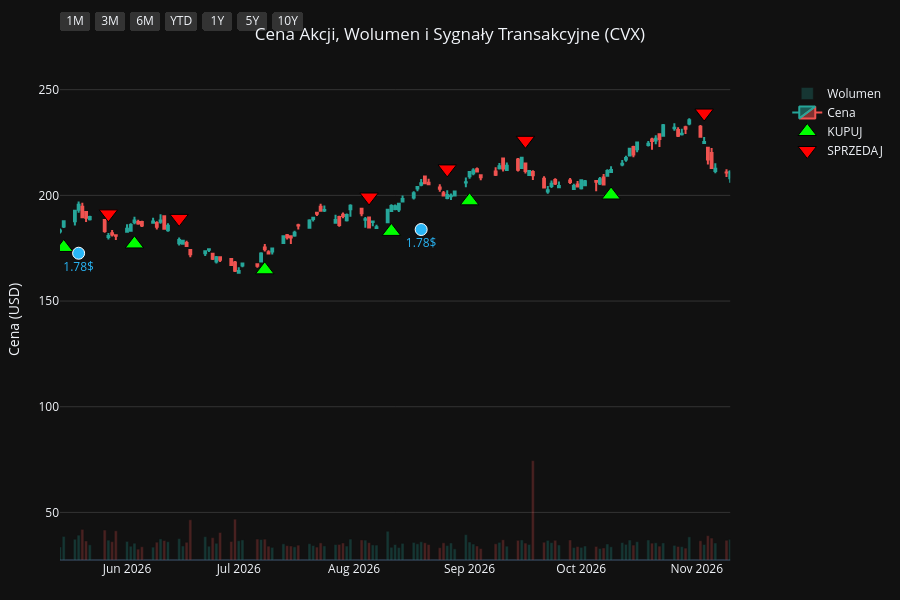
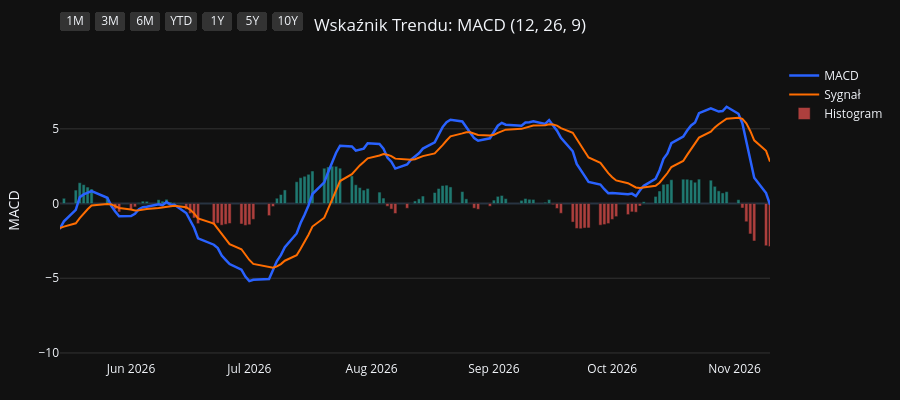
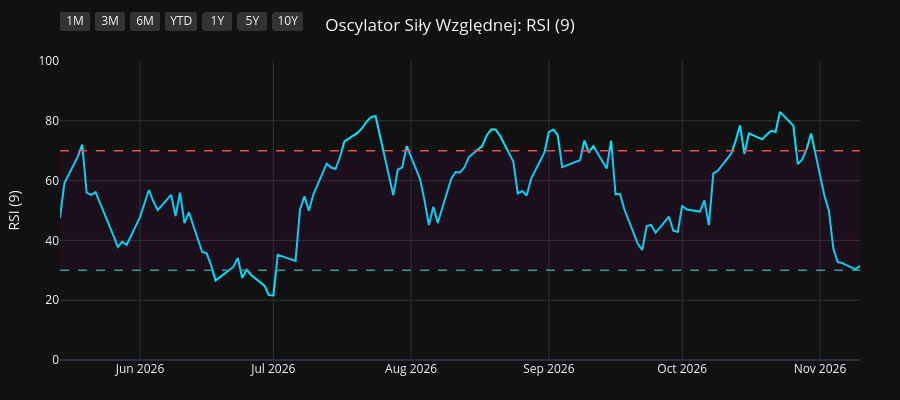
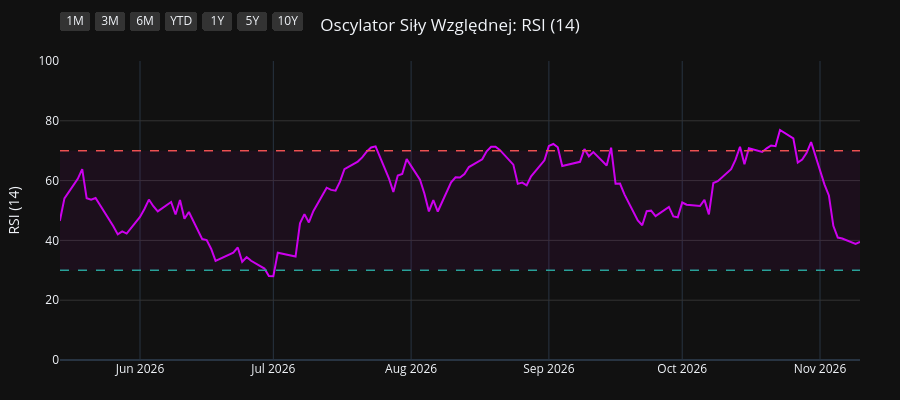

The code cell stored with these charts, in order, in its notebook:
### Code cell
import os
import yfinance as yf
import pandas as pd
import pandas_ta as ta
import plotly.graph_objects as go
from plotly.subplots import make_subplots

# 1. Pobranie i przygotowanie danych
symbol = os.environ.get("STOCK_TICKER", "").strip().upper()
if not symbol:
    raise RuntimeError("Set STOCK_TICKER before running price_extractor.ipynb")
df = yf.Ticker(symbol).history(period="10y")
df.index = df.index.tz_localize(None)

# Wskaźniki i sygnały
df.ta.macd(fast=12, slow=26, signal=9, append=True)
df.ta.rsi(length=9, append=True)
df.ta.rsi(length=14, append=True)
df.ta.rsi(length=21, append=True)
df.dropna(inplace=True)

macd = df['MACD_12_26_9']
signal = df['MACDs_12_26_9']
wczorajszy_macd = macd.shift(1)
wczorajszy_signal = signal.shift(1)

df['Decyzja'] = 'BRAK'
df.loc[(macd > signal) & (wczorajszy_macd <= wczorajszy_signal), 'Decyzja'] = 'KUPUJ'
df.loc[(macd < signal) & (wczorajszy_macd >= wczorajszy_signal), 'Decyzja'] = 'SPRZEDAJ'

df_kupuj = df[df['Decyzja'] == 'KUPUJ']
df_sprzedaj = df[df['Decyzja'] == 'SPRZEDAJ']
df_dywidendy = df[df['Dividends'] > 0]
df_splity = df[df['Stock Splits'] > 0]

# Wspólna konfiguracja osi X
konfiguracja_osi_x = dict(
    type="date",
    showspikes=True, spikemode="across", spikesnap="cursor", spikedash="dot", spikecolor="#ffffff", spikethickness=1, hoverformat="%Y-%m-%d",
    rangeselector=dict(
        buttons=list([
            dict(count=1, label="1M", step="month", stepmode="backward"),
            dict(count=3, label="3M", step="month", stepmode="backward"),
            dict(count=6, label="6M", step="month", stepmode="backward"),
            dict(count=1, label="YTD", step="year", stepmode="todate"),
            dict(count=1, label="1Y", step="year", stepmode="backward"),
            dict(count=5, label="5Y", step="year", stepmode="backward"),
            dict(step="all", label="10Y")
        ]),
        bgcolor="#333333", activecolor="#2962ff", x=0, y=1.1
    )
)

# ==========================================
# WYKRES 1: CENA + WOLUMEN + SYGNAŁY
# ==========================================
fig1 = make_subplots(specs=[[{"secondary_y": True}]])

kolory_wolumenu = ['#26a69a' if row['Close'] >= row['Open'] else '#ef5350' for index, row in df.iterrows()]
fig1.add_trace(go.Bar(x=df.index, y=df['Volume'], marker_color=kolory_wolumenu, opacity=0.25, name='Wolumen'), secondary_y=True)
fig1.add_trace(go.Candlestick(x=df.index, open=df['Open'], high=df['High'], low=df['Low'], close=df['Close'], name='Cena', increasing_line_color='#26a69a', decreasing_line_color='#ef5350'), secondary_y=False)
fig1.add_trace(go.Scatter(x=df_kupuj.index, y=df_kupuj['Low'] * 0.95, customdata=df_kupuj[['Low', 'High']], mode='markers', marker=dict(symbol='triangle-up', size=16, color='#00ff00', line=dict(width=1, color='black')), name='KUPUJ', hovertemplate='KUPUJ<br>Najniższa: %{customdata[0]:.2f}<br>Najwyższa: %{customdata[1]:.2f}<extra></extra>'), secondary_y=False)
fig1.add_trace(go.Scatter(x=df_sprzedaj.index, y=df_sprzedaj['High'] * 1.05, customdata=df_sprzedaj[['Low', 'High']], mode='markers', marker=dict(symbol='triangle-down', size=16, color='#ff0000', line=dict(width=1, color='black')), name='SPRZEDAJ', hovertemplate='SPRZEDAJ<br>Najniższa: %{customdata[0]:.2f}<br>Najwyższa: %{customdata[1]:.2f}<extra></extra>'), secondary_y=False)

if not df_dywidendy.empty:
    fig1.add_trace(go.Scatter(x=df_dywidendy.index, y=df_dywidendy['Low'] * 0.90, mode='markers+text', marker=dict(symbol='circle', size=12, color='#29b6f6', line=dict(width=1, color='white')), text=df_dywidendy['Dividends'].apply(lambda x: f"{x}$"), textposition="bottom center", name='Dywidenda', showlegend=False, hovertemplate='Dywidenda: %{text}<extra></extra>', textfont=dict(color="#29b6f6")), secondary_y=False)
if not df_splity.empty:
                    fig1.add_trace(go.Scatter(x=df_splity.index, y=df_splity['High'], mode='markers+text', marker=dict(symbol='star', size=16, color='#ffee58', line=dict(width=1, color='black')), text=df_splity['Stock Splits'].apply(lambda x: f"{x:g}:1" if x >= 1 else f"1:{1 / x:g}"), textposition="top center", name='Split', hovertemplate='%{text}<extra></extra>', textfont=dict(color="#ffee58")), secondary_y=False)

fig1.update_layout(title=dict(text=f"Cena Akcji, Wolumen i Sygnały Transakcyjne ({symbol})", x=0.5, xanchor='center'), dragmode='pan', xaxis_rangeslider_visible=False, template='plotly_dark', height=600, hovermode='x unified', margin=dict(l=60, r=40, t=60, b=40))
fig1.update_xaxes(**konfiguracja_osi_x)
fig1.update_xaxes(range=[df.index.max() - pd.Timedelta(days=180), df.index.max()])
fig1.update_yaxes(title_text="Cena (USD)", secondary_y=False, gridcolor='#333333')
fig1.update_yaxes(range=[0, df['Volume'].max() * 4], showgrid=False, showticklabels=False, secondary_y=True)
fig1.show(config={'scrollZoom': True})

# ==========================================
# WYKRES 2: WSKAŹNIK MACD
# ==========================================
fig2 = go.Figure()
fig2.add_trace(go.Scatter(x=df.index, y=df['MACD_12_26_9'], line=dict(color='#2962ff', width=2.5), name='MACD'))
fig2.add_trace(go.Scatter(x=df.index, y=df['MACDs_12_26_9'], line=dict(color='#ff6d00', width=2), name='Sygnał'))
kolory_macd = ['#26a69a' if val >= 0 else '#ef5350' for val in df['MACDh_12_26_9']]
fig2.add_trace(go.Bar(x=df.index, y=df['MACDh_12_26_9'], marker_color=kolory_macd, name='Histogram', opacity=0.7))
fig2.update_layout(title=dict(text="Wskaźnik Trendu: MACD (12, 26, 9)", x=0.5, xanchor='center'), dragmode='pan', xaxis_rangeslider_visible=False, template='plotly_dark', height=400, hovermode='x unified', margin=dict(l=60, r=40, t=60, b=40))
fig2.update_xaxes(**konfiguracja_osi_x)
fig2.update_xaxes(range=[df.index.max() - pd.Timedelta(days=180), df.index.max()])
fig2.update_yaxes(title_text="MACD", gridcolor='#333333')
fig2.show(config={'scrollZoom': True})

# ==========================================
# WYKRES 3: OSCYLATOR RSI (9)
# ==========================================
fig3 = go.Figure()
fig3.add_trace(go.Scatter(x=df.index, y=df['RSI_9'], line=dict(color='#00e5ff', width=2), name='RSI (9)'))
fig3.add_hline(y=70, line_dash="dash", line_color="#ef5350", line_width=1.5)
fig3.add_hline(y=30, line_dash="dash", line_color="#26a69a", line_width=1.5)
fig3.add_hrect(y0=30, y1=70, line_width=0, fillcolor="purple", opacity=0.1)
fig3.update_layout(title=dict(text="Oscylator Siły Względnej: RSI (9)", x=0.5, xanchor='center'), dragmode='pan', xaxis_rangeslider_visible=False, template='plotly_dark', height=400, hovermode='x unified', margin=dict(l=60, r=40, t=60, b=40))
fig3.update_xaxes(**konfiguracja_osi_x)
fig3.update_xaxes(range=[df.index.max() - pd.Timedelta(days=180), df.index.max()])
fig3.update_yaxes(title_text="RSI (9)", range=[0, 100], gridcolor='#333333')
fig3.show(config={'scrollZoom': True})

# ==========================================
# WYKRES 4: OSCYLATOR RSI (14)
# ==========================================
fig4 = go.Figure()
fig4.add_trace(go.Scatter(x=df.index, y=df['RSI_14'], line=dict(color='#d500f9', width=2), name='RSI (14)'))
fig4.add_hline(y=70, line_dash="dash", line_color="#ef5350", line_width=1.5)
fig4.add_hline(y=30, line_dash="dash", line_color="#26a69a", line_width=1.5)
fig4.add_hrect(y0=30, y1=70, line_width=0, fillcolor="purple", opacity=0.1)
fig4.update_layout(title=dict(text="Oscylator Siły Względnej: RSI (14)", x=0.5, xanchor='center'), dragmode='pan', xaxis_rangeslider_visible=False, template='plotly_dark', height=400, hovermode='x unified', margin=dict(l=60, r=40, t=60, b=40))
fig4.update_xaxes(**konfiguracja_osi_x)
fig4.update_xaxes(range=[df.index.max() - pd.Timedelta(days=180), df.index.max()])
fig4.update_yaxes(title_text="RSI (14)", range=[0, 100], gridcolor='#333333')
fig4.show(config={'scrollZoom': True})

# ==========================================
# WYKRES 5: OSCYLATOR RSI (21)
# ==========================================
fig5 = go.Figure()
fig5.add_trace(go.Scatter(x=df.index, y=df['RSI_21'], line=dict(color='#64dd17', width=2), name='RSI (21)'))
fig5.add_hline(y=70, line_dash="dash", line_color="#ef5350", line_width=1.5)
fig5.add_hline(y=30, line_dash="dash", line_color="#26a69a", line_width=1.5)
fig5.add_hrect(y0=30, y1=70, line_width=0, fillcolor="purple", opacity=0.1)
fig5.update_layout(title=dict(text="Oscylator Siły Względnej: RSI (21)", x=0.5, xanchor='center'), dragmode='pan', xaxis_rangeslider_visible=False, template='plotly_dark', height=400, hovermode='x unified', margin=dict(l=60, r=40, t=60, b=40))
fig5.update_xaxes(**konfiguracja_osi_x)
fig5.update_xaxes(range=[df.index.max() - pd.Timedelta(days=180), df.index.max()])
fig5.update_yaxes(title_text="RSI (21)", range=[0, 100], gridcolor='#333333')
fig5.show(config={'scrollZoom': True})

### Figure 1 — Plotly figure (JSON) as saved in the notebook; plotly's stock layout.template omitted (floating-point values rounded to 4 significant figures; data arrays with more than 128 entries replaced by an {"elided": "..."} marker saying what was removed)
{"data": [{"marker": {"color": {"elided": "2479 str values"}}, "name": "Wolumen", "opacity": 0.25, "type": "bar", "x": {"elided": "2479 str values"}, "xaxis": "x", "y": {"elided": "2479 int values"}, "yaxis": "y2"}, {"close": {"elided": "2479 float values"}, "decreasing": {"line": {"color": "#ef5350"}}, "high": {"elided": "2479 float values"}, "increasing": {"line": {"color": "#26a69a"}}, "low": {"elided": "2479 float values"}, "name": "Cena", "open": {"elided": "2479 float values"}, "type": "candlestick", "x": {"elided": "2479 str values"}, "xaxis": "x", "yaxis": "y"}, {"customdata": {"elided": "102x2 float values"}, "hovertemplate": "KUPUJ<br>Najniższa: %{customdata[0]:.2f}<br>Najwyższa: %{customdata[1]:.2f}<extra></extra>", "marker": {"color": "#00ff00", "line": {"color": "black", "width": 1}, "size": 16, "symbol": "triangle-up"}, "mode": "markers", "name": "KUPUJ", "type": "scatter", "x": ["2017-02-14T00:00:00", "2017-02-21T00:00:00", "2017-02-27T00:00:00", "2017-03-30T00:00:00", "2017-04-28T00:00:00", "2017-06-09T00:00:00", "2017-07-19T00:00:00", "2017-07-25T00:00:00", "2017-09-05T00:00:00", "2017-11-24T00:00:00", "2017-12-20T00:00:00", "2018-02-26T00:00:00", "2018-04-03T00:00:00", "2018-06-12T00:00:00", "2018-06-29T00:00:00", "2018-07-10T00:00:00", "2018-07-25T00:00:00", "2018-08-28T00:00:00", "2018-09-17T00:00:00", "2018-11-05T00:00:00", "2018-11-28T00:00:00", "2019-01-02T00:00:00", "2019-03-01T00:00:00", "2019-03-11T00:00:00", "2019-05-09T00:00:00", "2019-06-06T00:00:00", "2019-07-11T00:00:00", "2019-08-29T00:00:00", "2019-10-16T00:00:00", "2019-12-13T00:00:00", "2020-02-11T00:00:00", "2020-03-26T00:00:00", "2020-06-03T00:00:00", "2020-07-15T00:00:00", "2020-08-10T00:00:00", "2020-10-06T00:00:00", "2020-11-02T00:00:00", "2021-01-07T00:00:00", "2021-02-10T00:00:00", "2021-04-28T00:00:00", "2021-06-02T00:00:00", "2021-07-28T00:00:00", "2021-08-27T00:00:00", "2021-09-02T00:00:00", "2021-09-13T00:00:00", "2021-09-22T00:00:00", "2021-12-08T00:00:00", "2021-12-28T00:00:00", "2022-02-28T00:00:00", "2022-04-18T00:00:00", "2022-05-06T00:00:00", "2022-05-13T00:00:00", "2022-07-18T00:00:00", "2022-10-04T00:00:00", "2022-11-15T00:00:00", "2022-12-23T00:00:00", "2023-03-03T00:00:00", "2023-03-14T00:00:00", "2023-03-24T00:00:00", "2023-05-24T00:00:00", "2023-06-02T00:00:00", "2023-06-29T00:00:00", "2023-07-21T00:00:00", "2023-08-11T00:00:00", "2023-09-01T00:00:00", "2023-09-27T00:00:00", "2023-10-18T00:00:00", "2023-11-15T00:00:00", "2024-01-26T00:00:00", "2024-03-14T00:00:00", "2024-04-24T00:00:00", "2024-05-10T00:00:00", "2024-06-24T00:00:00", "2024-07-12T00:00:00", "2024-07-26T00:00:00", "2024-07-30T00:00:00", "2024-08-19T00:00:00", "2024-09-17T00:00:00", "2024-10-17T00:00:00", "2024-11-04T00:00:00", "2025-01-03T00:00:00", "2025-02-11T00:00:00", "2025-03-17T00:00:00", "2025-04-25T00:00:00", "2025-07-03T00:00:00", "2025-07-24T00:00:00", "2025-08-15T00:00:00", "2025-08-22T00:00:00", "2025-09-26T00:00:00", "2025-10-21T00:00:00", "2025-11-07T00:00:00", "2025-12-04T00:00:00", "2025-12-11T00:00:00", "2025-12-23T00:00:00", "2026-03-12T00:00:00", "2026-04-29T00:00:00", "2026-05-15T00:00:00", "2026-06-03T00:00:00", "2026-07-08T00:00:00", "2026-08-11T00:00:00", "2026-09-01T00:00:00", "2026-10-09T00:00:00"], "xaxis": "x", "y": [71.02, 70.27, 70.12, 68.11, 67.34, 66.76, 66.43, 66.95, 70.47, 76.11, 78.29, 74.58, 74.07, 84.21, 83.82, 84.49, 82.17, 80.59, 78.93, 78.47, 77.74, 72.78, 82.49, 84.26, 82.27, 81.87, 86.37, 81.64, 80.59, 83.38, 77.83, 48.57, 69.51, 64.04, 63.59, 53.21, 51.11, 66.74, 67.7, 78.34, 81.47, 76.92, 76.23, 75.06, 75.46, 74.82, 92.53, 92.83, 110.2, 136.6, 131.5, 131.0, 111.4, 124.2, 149.8, 141.5, 131.9, 129.8, 124.8, 129.7, 127.5, 128.2, 130.4, 133.0, 136.3, 141.5, 140.4, 121.0, 124.5, 130.8, 138.2, 141.3, 135.0, 133.6, 135.8, 135.3, 127.6, 123.9, 130.2, 133.4, 130.1, 137.9, 140.0, 122.6, 133.2, 137.6, 140.4, 142.0, 145.8, 140.0, 140.2, 139.8, 138.7, 138.5, 179.0, 176.8, 175.4, 177.0, 164.8, 182.9, 197.4, 200.2], "yaxis": "y"}, {"customdata": {"elided": "102x2 float values"}, "hovertemplate": "SPRZEDAJ<br>Najniższa: %{customdata[0]:.2f}<br>Najwyższa: %{customdata[1]:.2f}<extra></extra>", "marker": {"color": "#ff0000", "line": {"color": "black", "width": 1}, "size": 16, "symbol": "triangle-down"}, "mode": "markers", "name": "SPRZEDAJ", "type": "scatter", "x": ["2017-02-17T00:00:00", "2017-02-22T00:00:00", "2017-03-09T00:00:00", "2017-04-17T00:00:00", "2017-05-30T00:00:00", "2017-06-22T00:00:00", "2017-07-24T00:00:00", "2017-08-15T00:00:00", "2017-10-03T00:00:00", "2017-12-18T00:00:00", "2018-01-23T00:00:00", "2018-04-02T00:00:00", "2018-05-18T00:00:00", "2018-06-15T00:00:00", "2018-07-02T00:00:00", "2018-07-12T00:00:00", "2018-08-09T00:00:00", "2018-09-06T00:00:00", "2018-10-11T00:00:00", "2018-11-27T00:00:00", "2018-12-07T00:00:00", "2019-02-28T00:00:00", "2019-03-08T00:00:00", "2019-03-20T00:00:00", "2019-05-28T00:00:00", "2019-07-03T00:00:00", "2019-07-17T00:00:00", "2019-09-27T00:00:00", "2019-11-19T00:00:00", "2020-01-08T00:00:00", "2020-02-25T00:00:00", "2020-05-13T00:00:00", "2020-06-11T00:00:00", "2020-07-31T00:00:00", "2020-08-20T00:00:00", "2020-10-28T00:00:00", "2020-12-07T00:00:00", "2021-01-25T00:00:00", "2021-03-17T00:00:00", "2021-05-19T00:00:00", "2021-06-18T00:00:00", "2021-08-18T00:00:00", "2021-09-01T00:00:00", "2021-09-09T00:00:00", "2021-09-21T00:00:00", "2021-11-02T00:00:00", "2021-12-14T00:00:00", "2022-02-14T00:00:00", "2022-03-17T00:00:00", "2022-04-19T00:00:00", "2022-05-09T00:00:00", "2022-06-10T00:00:00", "2022-08-31T00:00:00", "2022-11-10T00:00:00", "2022-11-16T00:00:00", "2023-01-30T00:00:00", "2023-03-13T00:00:00", "2023-03-15T00:00:00", "2023-04-25T00:00:00", "2023-05-31T00:00:00", "2023-06-22T00:00:00", "2023-07-17T00:00:00", "2023-08-08T00:00:00", "2023-08-16T00:00:00", "2023-09-21T00:00:00", "2023-10-02T00:00:00", "2023-10-23T00:00:00", "2024-01-09T00:00:00", "2024-02-28T00:00:00", "2024-04-15T00:00:00", "2024-05-01T00:00:00", "2024-05-14T00:00:00", "2024-07-09T00:00:00", "2024-07-24T00:00:00", "2024-07-29T00:00:00", "2024-08-01T00:00:00", "2024-09-05T00:00:00", "2024-10-16T00:00:00", "2024-10-22T00:00:00", "2024-12-03T00:00:00", "2025-01-31T00:00:00", "2025-03-03T00:00:00", "2025-04-03T00:00:00", "2025-06-26T00:00:00", "2025-07-17T00:00:00", "2025-07-31T00:00:00", "2025-08-18T00:00:00", "2025-09-05T00:00:00", "2025-09-29T00:00:00", "2025-11-05T00:00:00", "2025-11-20T00:00:00", "2025-12-05T00:00:00", "2025-12-12T00:00:00", "2026-02-20T00:00:00", "2026-04-01T00:00:00", "2026-05-07T00:00:00", "2026-05-27T00:00:00", "2026-06-15T00:00:00", "2026-08-05T00:00:00", "2026-08-26T00:00:00", "2026-09-16T00:00:00", "2026-11-03T00:00:00"], "xaxis": "x", "y": [77.65, 78.5, 77.37, 74.77, 74.28, 74.58, 73.47, 77.25, 84.73, 87.72, 95.87, 83.55, 95.16, 93.66, 92.31, 92.06, 91.63, 88.15, 91.07, 86.87, 89.91, 91.16, 92.5, 95.85, 91.41, 94.52, 95.98, 93.07, 92.86, 93.08, 82.97, 71.17, 75.58, 67.48, 70.72, 55.41, 76.3, 75.18, 90.93, 88.42, 90.1, 85.43, 83.41, 83.88, 82.4, 98.12, 101.6, 120.0, 141.4, 152.6, 147.3, 158.1, 144.2, 162.9, 167.8, 160.6, 146.2, 143.5, 154.8, 139.8, 140.9, 141.4, 146.6, 148.5, 155.5, 156.1, 152.3, 140.3, 145.6, 151.8, 152.8, 156.3, 147.9, 148.8, 151.2, 152.4, 138.4, 144.0, 146.6, 159.3, 150.7, 158.0, 159.3, 144.9, 151.7, 153.8, 156.3, 158.3, 160.8, 156.0, 156.3, 155.9, 154.8, 190.7, 211.2, 189.2, 191.2, 189.1, 199.2, 212.5, 226.0, 238.9], "yaxis": "y"}, {"hovertemplate": "Dywidenda: %{text}<extra></extra>", "marker": {"color": "#29b6f6", "line": {"color": "white", "width": 1}, "size": 12, "symbol": "circle"}, "mode": "markers+text", "name": "Dywidenda", "showlegend": false, "text": ["1.08$", "1.08$", "1.08$", "1.08$", "1.12$", "1.12$", "1.12$", "1.12$", "1.19$", "1.19$", "1.19$", "1.19$", "1.29$", "1.29$", "1.29$", "1.29$", "1.29$", "1.34$", "1.34$", "1.34$", "1.42$", "1.42$", "1.42$", "1.42$", "1.51$", "1.51$", "1.51$", "1.51$", "1.63$", "1.63$", "1.63$", "1.63$", "1.71$", "1.71$", "1.71$", "1.71$", "1.78$", "1.78$", "1.78$"], "textfont": {"color": "#29b6f6"}, "textposition": "bottom center", "type": "scatter", "x": ["2017-02-14T00:00:00", "2017-05-17T00:00:00", "2017-08-16T00:00:00", "2017-11-16T00:00:00", "2018-02-15T00:00:00", "2018-05-17T00:00:00", "2018-08-16T00:00:00", "2018-11-15T00:00:00", "2019-02-14T00:00:00", "2019-05-16T00:00:00", "2019-08-16T00:00:00", "2019-11-15T00:00:00", "2020-02-14T00:00:00", "2020-05-18T00:00:00", "2020-08-18T00:00:00", "2020-11-17T00:00:00", "2021-02-16T00:00:00", "2021-05-18T00:00:00", "2021-08-18T00:00:00", "2021-11-17T00:00:00", "2022-02-15T00:00:00", "2022-05-18T00:00:00", "2022-08-18T00:00:00", "2022-11-17T00:00:00", "2023-02-15T00:00:00", "2023-05-18T00:00:00", "2023-08-17T00:00:00", "2023-11-16T00:00:00", "2024-02-15T00:00:00", "2024-05-16T00:00:00", "2024-08-19T00:00:00", "2024-11-18T00:00:00", "2025-02-14T00:00:00", "2025-05-19T00:00:00", "2025-08-19T00:00:00", "2025-11-18T00:00:00", "2026-02-17T00:00:00", "2026-05-19T00:00:00", "2026-08-19T00:00:00"], "xaxis": "x", "y": [67.28, 63.61, 65.52, 70.9, 69.39, 81.08, 74.71, 72.57, 76.51, 79.15, 76.53, 80.47, 74.27, 62.9, 60.92, 60.05, 66.49, 77.01, 71.11, 85.43, 99.51, 125.8, 120.3, 139.1, 130.4, 119.2, 126.2, 112.9, 121.4, 131.5, 120.8, 133.1, 131.0, 117.4, 131.5, 132.9, 158.0, 172.6, 183.8], "yaxis": "y"}], "layout": {"dragmode": "pan", "height": 600, "hovermode": "x unified", "margin": {"b": 40, "l": 60, "r": 40, "t": 60}, "title": {"text": "Cena Akcji, Wolumen i Sygnały Transakcyjne (CVX)", "x": 0.5, "xanchor": "center"}, "xaxis": {"anchor": "y", "domain": [0.0, 0.94], "hoverformat": "%Y-%m-%d", "range": ["2026-05-14T00:00:00", "2026-11-10T00:00:00"], "rangeselector": {"activecolor": "#2962ff", "bgcolor": "#333333", "buttons": [{"count": 1, "label": "1M", "step": "month", "stepmode": "backward"}, {"count": 3, "label": "3M", "step": "month", "stepmode": "backward"}, {"count": 6, "label": "6M", "step": "month", "stepmode": "backward"}, {"count": 1, "label": "YTD", "step": "year", "stepmode": "todate"}, {"count": 1, "label": "1Y", "step": "year", "stepmode": "backward"}, {"count": 5, "label": "5Y", "step": "year", "stepmode": "backward"}, {"label": "10Y", "step": "all"}], "x": 0, "y": 1.1}, "rangeslider": {"visible": false}, "showspikes": true, "spikecolor": "#ffffff", "spikedash": "dot", "spikemode": "across", "spikesnap": "cursor", "spikethickness": 1, "type": "date"}, "yaxis": {"anchor": "x", "domain": [0.0, 1.0], "gridcolor": "#333333", "title": {"text": "Cena (USD)"}}, "yaxis2": {"anchor": "x", "overlaying": "y", "range": [0, 228924000], "showgrid": false, "showticklabels": false, "side": "right"}}}

### Figure 2 — Plotly figure (JSON) as saved in the notebook; plotly's stock layout.template omitted (floating-point values rounded to 4 significant figures; data arrays with more than 128 entries replaced by an {"elided": "..."} marker saying what was removed)
{"data": [{"line": {"color": "#2962ff", "width": 2.5}, "name": "MACD", "type": "scatter", "x": {"elided": "2479 str values"}, "y": {"elided": "2479 float values"}}, {"line": {"color": "#ff6d00", "width": 2}, "name": "Sygnał", "type": "scatter", "x": {"elided": "2479 str values"}, "y": {"elided": "2479 float values"}}, {"marker": {"color": {"elided": "2479 str values"}}, "name": "Histogram", "opacity": 0.7, "type": "bar", "x": {"elided": "2479 str values"}, "y": {"elided": "2479 float values"}}], "layout": {"dragmode": "pan", "height": 400, "hovermode": "x unified", "margin": {"b": 40, "l": 60, "r": 40, "t": 60}, "title": {"text": "Wskaźnik Trendu: MACD (12, 26, 9)", "x": 0.5, "xanchor": "center"}, "xaxis": {"hoverformat": "%Y-%m-%d", "range": ["2026-05-14T00:00:00", "2026-11-10T00:00:00"], "rangeselector": {"activecolor": "#2962ff", "bgcolor": "#333333", "buttons": [{"count": 1, "label": "1M", "step": "month", "stepmode": "backward"}, {"count": 3, "label": "3M", "step": "month", "stepmode": "backward"}, {"count": 6, "label": "6M", "step": "month", "stepmode": "backward"}, {"count": 1, "label": "YTD", "step": "year", "stepmode": "todate"}, {"count": 1, "label": "1Y", "step": "year", "stepmode": "backward"}, {"count": 5, "label": "5Y", "step": "year", "stepmode": "backward"}, {"label": "10Y", "step": "all"}], "x": 0, "y": 1.1}, "rangeslider": {"visible": false}, "showspikes": true, "spikecolor": "#ffffff", "spikedash": "dot", "spikemode": "across", "spikesnap": "cursor", "spikethickness": 1, "type": "date"}, "yaxis": {"gridcolor": "#333333", "title": {"text": "MACD"}}}}

### Figure 3 — Plotly figure (JSON) as saved in the notebook; plotly's stock layout.template omitted (floating-point values rounded to 4 significant figures; data arrays with more than 128 entries replaced by an {"elided": "..."} marker saying what was removed)
{"data": [{"line": {"color": "#00e5ff", "width": 2}, "name": "RSI (9)", "type": "scatter", "x": {"elided": "2479 str values"}, "y": {"elided": "2479 float values"}}], "layout": {"dragmode": "pan", "height": 400, "hovermode": "x unified", "margin": {"b": 40, "l": 60, "r": 40, "t": 60}, "shapes": [{"line": {"color": "#ef5350", "dash": "dash", "width": 1.5}, "type": "line", "x0": 0, "x1": 1, "xref": "x domain", "y0": 70, "y1": 70, "yref": "y"}, {"line": {"color": "#26a69a", "dash": "dash", "width": 1.5}, "type": "line", "x0": 0, "x1": 1, "xref": "x domain", "y0": 30, "y1": 30, "yref": "y"}, {"fillcolor": "purple", "line": {"width": 0}, "opacity": 0.1, "type": "rect", "x0": 0, "x1": 1, "xref": "x domain", "y0": 30, "y1": 70, "yref": "y"}], "title": {"text": "Oscylator Siły Względnej: RSI (9)", "x": 0.5, "xanchor": "center"}, "xaxis": {"hoverformat": "%Y-%m-%d", "range": ["2026-05-14T00:00:00", "2026-11-10T00:00:00"], "rangeselector": {"activecolor": "#2962ff", "bgcolor": "#333333", "buttons": [{"count": 1, "label": "1M", "step": "month", "stepmode": "backward"}, {"count": 3, "label": "3M", "step": "month", "stepmode": "backward"}, {"count": 6, "label": "6M", "step": "month", "stepmode": "backward"}, {"count": 1, "label": "YTD", "step": "year", "stepmode": "todate"}, {"count": 1, "label": "1Y", "step": "year", "stepmode": "backward"}, {"count": 5, "label": "5Y", "step": "year", "stepmode": "backward"}, {"label": "10Y", "step": "all"}], "x": 0, "y": 1.1}, "rangeslider": {"visible": false}, "showspikes": true, "spikecolor": "#ffffff", "spikedash": "dot", "spikemode": "across", "spikesnap": "cursor", "spikethickness": 1, "type": "date"}, "yaxis": {"gridcolor": "#333333", "range": [0, 100], "title": {"text": "RSI (9)"}}}}

### Figure 4 — Plotly figure (JSON) as saved in the notebook; plotly's stock layout.template omitted (floating-point values rounded to 4 significant figures; data arrays with more than 128 entries replaced by an {"elided": "..."} marker saying what was removed)
{"data": [{"line": {"color": "#d500f9", "width": 2}, "name": "RSI (14)", "type": "scatter", "x": {"elided": "2479 str values"}, "y": {"elided": "2479 float values"}}], "layout": {"dragmode": "pan", "height": 400, "hovermode": "x unified", "margin": {"b": 40, "l": 60, "r": 40, "t": 60}, "shapes": [{"line": {"color": "#ef5350", "dash": "dash", "width": 1.5}, "type": "line", "x0": 0, "x1": 1, "xref": "x domain", "y0": 70, "y1": 70, "yref": "y"}, {"line": {"color": "#26a69a", "dash": "dash", "width": 1.5}, "type": "line", "x0": 0, "x1": 1, "xref": "x domain", "y0": 30, "y1": 30, "yref": "y"}, {"fillcolor": "purple", "line": {"width": 0}, "opacity": 0.1, "type": "rect", "x0": 0, "x1": 1, "xref": "x domain", "y0": 30, "y1": 70, "yref": "y"}], "title": {"text": "Oscylator Siły Względnej: RSI (14)", "x": 0.5, "xanchor": "center"}, "xaxis": {"hoverformat": "%Y-%m-%d", "range": ["2026-05-14T00:00:00", "2026-11-10T00:00:00"], "rangeselector": {"activecolor": "#2962ff", "bgcolor": "#333333", "buttons": [{"count": 1, "label": "1M", "step": "month", "stepmode": "backward"}, {"count": 3, "label": "3M", "step": "month", "stepmode": "backward"}, {"count": 6, "label": "6M", "step": "month", "stepmode": "backward"}, {"count": 1, "label": "YTD", "step": "year", "stepmode": "todate"}, {"count": 1, "label": "1Y", "step": "year", "stepmode": "backward"}, {"count": 5, "label": "5Y", "step": "year", "stepmode": "backward"}, {"label": "10Y", "step": "all"}], "x": 0, "y": 1.1}, "rangeslider": {"visible": false}, "showspikes": true, "spikecolor": "#ffffff", "spikedash": "dot", "spikemode": "across", "spikesnap": "cursor", "spikethickness": 1, "type": "date"}, "yaxis": {"gridcolor": "#333333", "range": [0, 100], "title": {"text": "RSI (14)"}}}}
